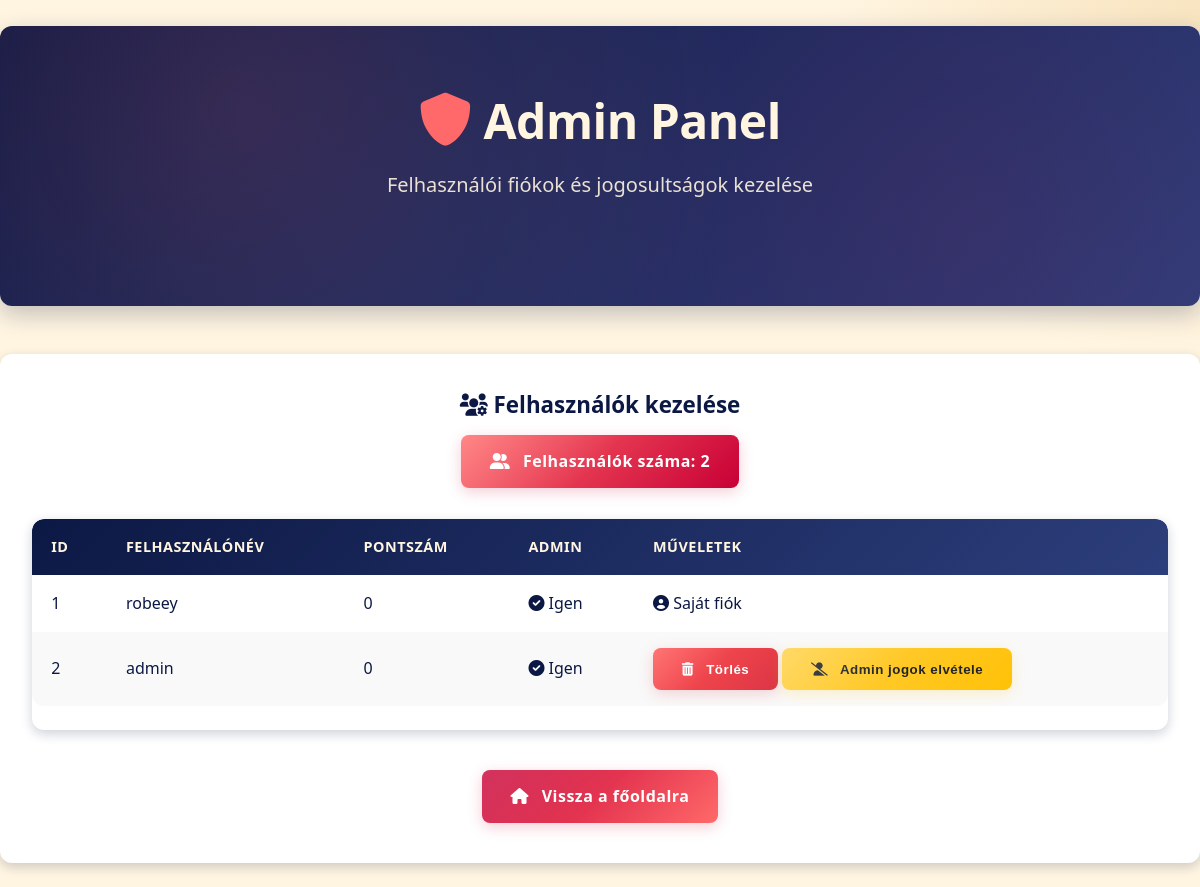
Page /admin (signed in) on the earlier database version.
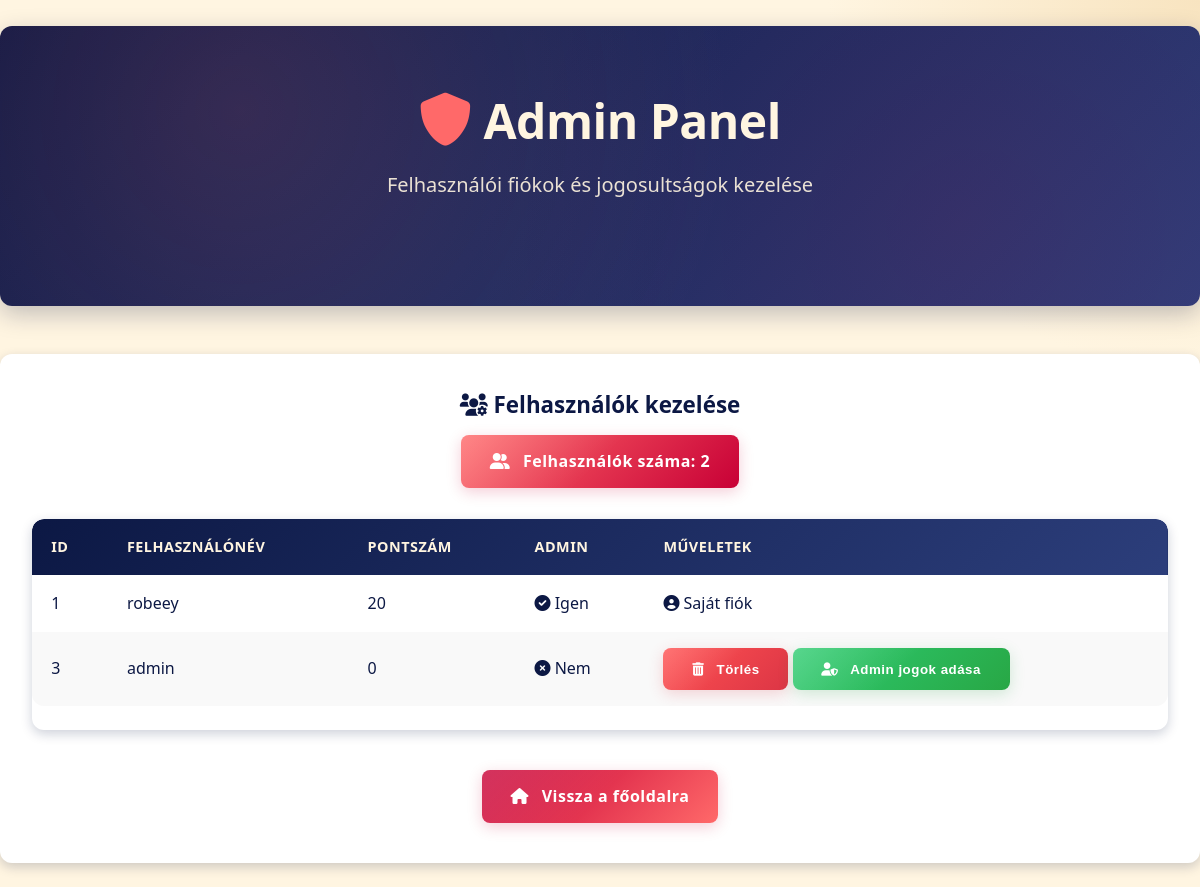
Same page on the later database version.
### app.py (models this page shows)
class User(db.Model):
    id = db.Column(db.Integer, primary_key=True)
    username = db.Column(db.String(80), unique=True, nullable=False)
    password = db.Column(db.String(120), nullable=False)
    score = db.Column(db.Integer, default=0)
    is_admin = db.Column(db.Boolean, default=False)

### app.py (the view)
@app.route('/admin')
def admin_panel():
    if not is_admin_user():
        return redirect(url_for('index'))
    users = User.query.all()
    return render_template('admin.html', users=users, logged_in_user=session.get('username'))

### app.py (called while the page is built)
def is_admin_user():
    if 'username' not in session:
        return False
    user = User.query.filter_by(username=session['username']).first()
    return user and user.is_admin

### templates/admin.html (shortened to what this page needs)
<!DOCTYPE html>
<html>
<head>
    <link rel="stylesheet" href="{{ url_for('static', filename='style.css') }}">
    <link rel="stylesheet" href="https://cdnjs.cloudflare.com/ajax/libs/font-awesome/6.0.0/css/all.min.css">
</head>
<body>
    {% block content %}
    <br>
    <div class="hero-section">
        <h1 class="hero-title">
            <i class="fas fa-shield-alt"></i> Admin Panel
        </h1>
        <p class="hero-description">
            Felhasználói fiókok és jogosultságok kezelése
        </p>
    </div>
    <div class="card">
        <h2 class="card-title">
            <i class="fas fa-users-cog"></i> Felhasználók kezelése
        </h2>
        <div class="mb-3 text-center">
            <span class="btn btn-action">
                <i class="fas fa-user-friends"></i> Felhasználók száma: {{ users|length }}
            </span>
        </div>
        <div class="table-container">
            <table>
                <thead>
                    <tr>
                        <th>ID</th>
                        <th>Felhasználónév</th>
                        <th>Pontszám</th>
                        <th>Admin</th>
                        <th>Műveletek</th>
                    </tr>
                </thead>
                <tbody>
                    {% for user in users %}
                    <tr>
                        <td>{{ user.id }}</td>
                        <td>{{ user.username }}</td>
                        <td>{{ user.score }}</td>
                        <td>
                            {% if user.is_admin %}
                                <span class="badge badge-admin">
                                    <i class="fas fa-check-circle"></i> Igen
                                </span>
                            {% else %}
                                <span class="badge badge-normal">
                                    <i class="fas fa-times-circle"></i> Nem
                                </span>
                            {% endif %}
                        </td>
                        <td class="action-cell">
                            {% if user.username != logged_in_user %}
                                <div class="admin-actions">
                                    <form method="POST" action="{{ url_for('delete_user', user_id=user.id) }}" style="display: inline;">
                                        <button type="submit" class="btn btn-sm btn-danger" onclick="return confirm('Biztosan törölni szeretnéd ezt a felhasználót?')">
                                            <i class="fas fa-trash-alt"></i> Törlés
                                        </button>
                                    </form>
                                    {% if not user.is_admin %}
                                    <form method="POST" action="{{ url_for('make_admin', user_id=user.id) }}" style="display: inline;">
                                        <button type="submit" class="btn btn-sm btn-success">
                                            <i class="fas fa-user-shield"></i> Admin jogok adása
                                        </button>
                                    </form>
                                    {% else %}
                                    <form method="POST" action="{{ url_for('remove_admin', user_id=user.id) }}" style="display: inline;">
                                        <button type="submit" class="btn btn-sm btn-warning">
                                            <i class="fas fa-user-slash"></i> Admin jogok elvétele
                                        </button>
                                    </form>
                                    {% endif %}
                                </div>
                            {% else %}
                                <span class="current-user-badge">
                                    <i class="fas fa-user-circle"></i> Saját fiók
                                </span>
                            {% endif %}
                        </td>
                    </tr>
                    {% endfor %}
                </tbody>
            </table>
        </div>
        <div class="text-center mt-4">
            <a href="{{ url_for('index') }}" class="btn">
                <i class="fas fa-home"></i> Vissza a főoldalra
            </a>
        </div>
    </div>
    {% endblock %}
</body>
</html>

### static/style.css (style rules this page uses)
:root { --cream: #FFF5E1; --coral: #FF6969; --burgundy: #C80036; --navy: #0C1844; --gradient-primary: linear-gradient(135deg, var(--burgundy) 0%, var(--coral) 100%); --gradient-secondary: linear-gradient(135deg, var(--navy) 0%, #2C3E7B 100%); --cream-gradient: linear-gradient(135deg, var(--cream) 0%, #F8E4C0 100%); --shadow-sm: 0 2px 8px rgba(12, 24, 68, 0.15); --shadow-md: 0 4px 12px rgba(12, 24, 68, 0.2); --shadow-lg: 0 8px 24px rgba(12, 24, 68, 0.25); }
* { margin: 0; padding: 0; box-sizing: border-box; }
body { font-family: 'Poppins', 'Segoe UI', Tahoma, Geneva, Verdana, sans-serif; background-color: var(--cream); background-image: radial-gradient(circle at top right, #F8E4C0 0%, var(--cream) 25%); background-attachment: fixed; color: var(--navy); line-height: 1.6; }
a { color: var(--burgundy); text-decoration: none; transition: all 0.3s ease; font-weight: 500; position: relative; }
h1, h2, h3, h4, h5, h6 { font-weight: 700; line-height: 1.3; margin-bottom: 0.8em; }
.hero-section { text-align: center; padding: 4rem 1rem; background: var(--gradient-secondary); color: var(--cream); border-radius: 12px; margin-bottom: 3rem; box-shadow: var(--shadow-lg); position: relative; overflow: hidden; }
.hero-section:before { content: ''; position: absolute; top: 0; right: 0; bottom: 0; left: 0; background-image: radial-gradient(circle at 20% 30%, rgba(255, 105, 105, 0.15) 0%, transparent 50%), radial-gradient(circle at 80% 70%, rgba(200, 0, 54, 0.1) 0%, transparent 50%); pointer-events: none; }
.hero-title { font-size: 3rem; font-weight: 800; margin-bottom: 1rem; letter-spacing: -0.5px; position: relative; }
.hero-title i { color: var(--coral); font-size: 1.1em; animation: pulse 2s infinite; }
.hero-description { font-size: 1.25rem; margin-bottom: 2.5rem; max-width: 800px; margin-left: auto; margin-right: auto; line-height: 1.7; opacity: 0.9; }
.card { background-color: white; border-radius: 12px; overflow: hidden; box-shadow: var(--shadow-md); padding: 2rem; margin-bottom: 1.5rem; transition: all 0.4s ease; position: relative; z-index: 1; border-top: 4px solid transparent; }
.card:before { content: ''; position: absolute; top: 0; left: 0; right: 0; height: 4px; background: var(--gradient-primary); transform: scaleX(0); transform-origin: left; transition: transform 0.4s ease; }
.card-title { font-size: 1.4rem; font-weight: 700; margin-bottom: 1rem; color: var(--navy); text-align: center; }
.btn { display: inline-block; padding: 0.85rem 1.8rem; background: var(--gradient-primary); color: white; border: none; border-radius: 8px; cursor: pointer; font-weight: 600; text-align: center; transition: all 0.3s ease; position: relative; overflow: hidden; box-shadow: 0 4px 15px rgba(200, 0, 54, 0.2); letter-spacing: 0.5px; }
.btn:before { content: ''; position: absolute; top: 0; left: 0; width: 100%; height: 100%; background: linear-gradient(135deg, rgba(255,255,255,0.2) 0%, rgba(255,255,255,0) 50%); transition: all 0.3s ease; }
.btn i { margin-right: 0.5rem; }
.btn-action { background: linear-gradient(135deg, var(--coral) 0%, var(--burgundy) 100%); }
.table-container { overflow-x: auto; border-radius: 12px; box-shadow: var(--shadow-md); }
table { width: 100%; border-collapse: separate; border-spacing: 0; margin-bottom: 1.5rem; background-color: white; border-radius: 12px; overflow: hidden; }
th, td { padding: 1rem 1.2rem; text-align: left; }
thead { background: var(--gradient-secondary); color: var(--cream); }
thead th { font-weight: 600; letter-spacing: 0.5px; text-transform: uppercase; font-size: 0.9rem; }
tbody tr:nth-child(even) { background-color: #f9f9f9; }
tbody tr { transition: all 0.3s ease; }
.text-center { text-align: center; }
.mt-4 { margin-top: 2.5rem; }
.mb-3 { margin-bottom: 1.5rem; }
.btn-danger { background: linear-gradient(135deg, #ff5252 0%, #dc3545 100%); box-shadow: 0 4px 15px rgba(220, 53, 69, 0.2); }
.btn-success { background: linear-gradient(135deg, #2ecc71 0%, #28a745 100%); box-shadow: 0 4px 15px rgba(40, 167, 69, 0.2); }

Differences in the rows shown:
removed User: id "2", username "admin", score "0", is_admin True (drawn)
changed User "robeey": score "0" → "20"
added User: id "3", username "admin", score "0", is_admin False (drawn)
